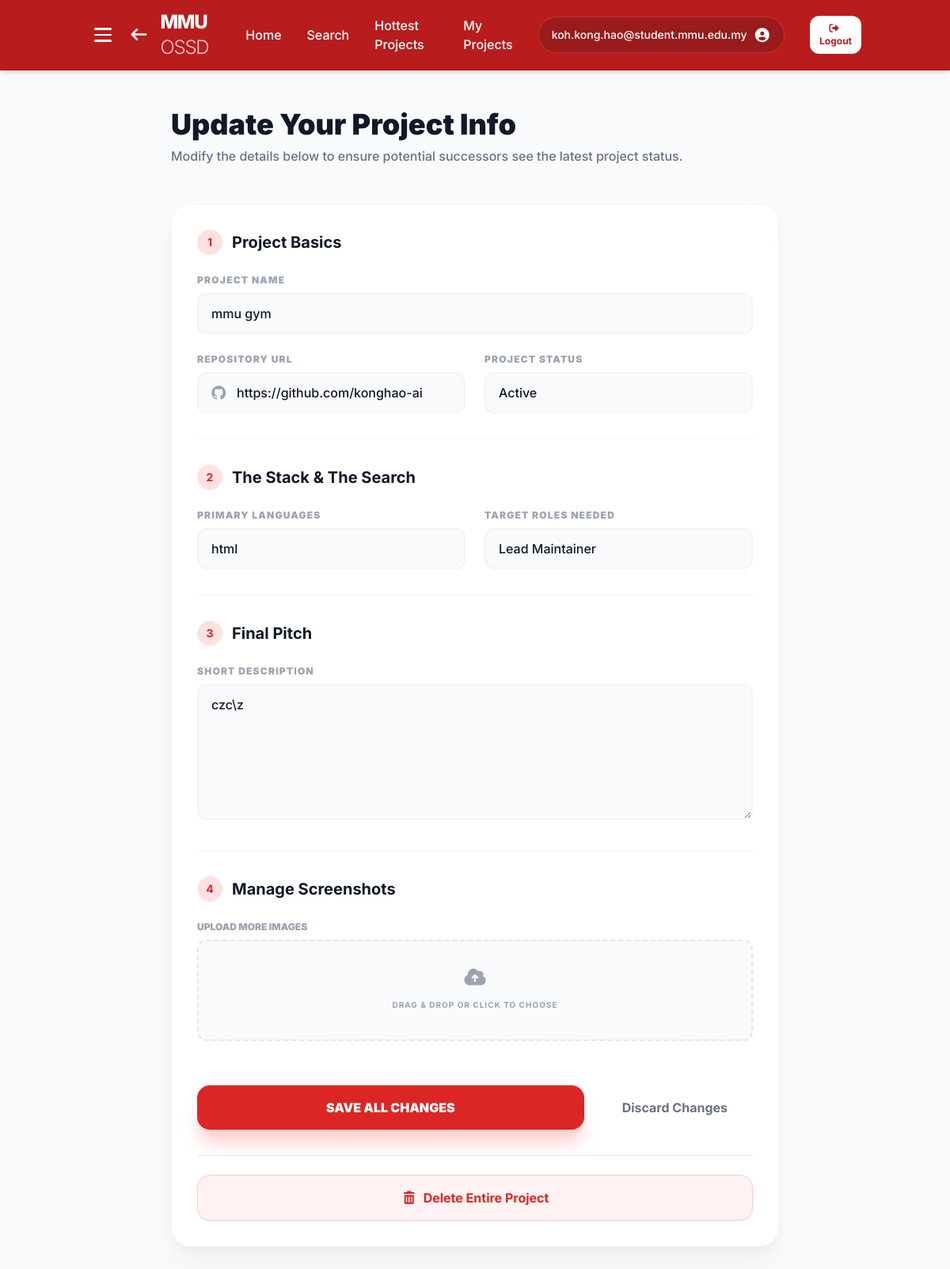
The app's page /edit_project/2 (signed in), older data.
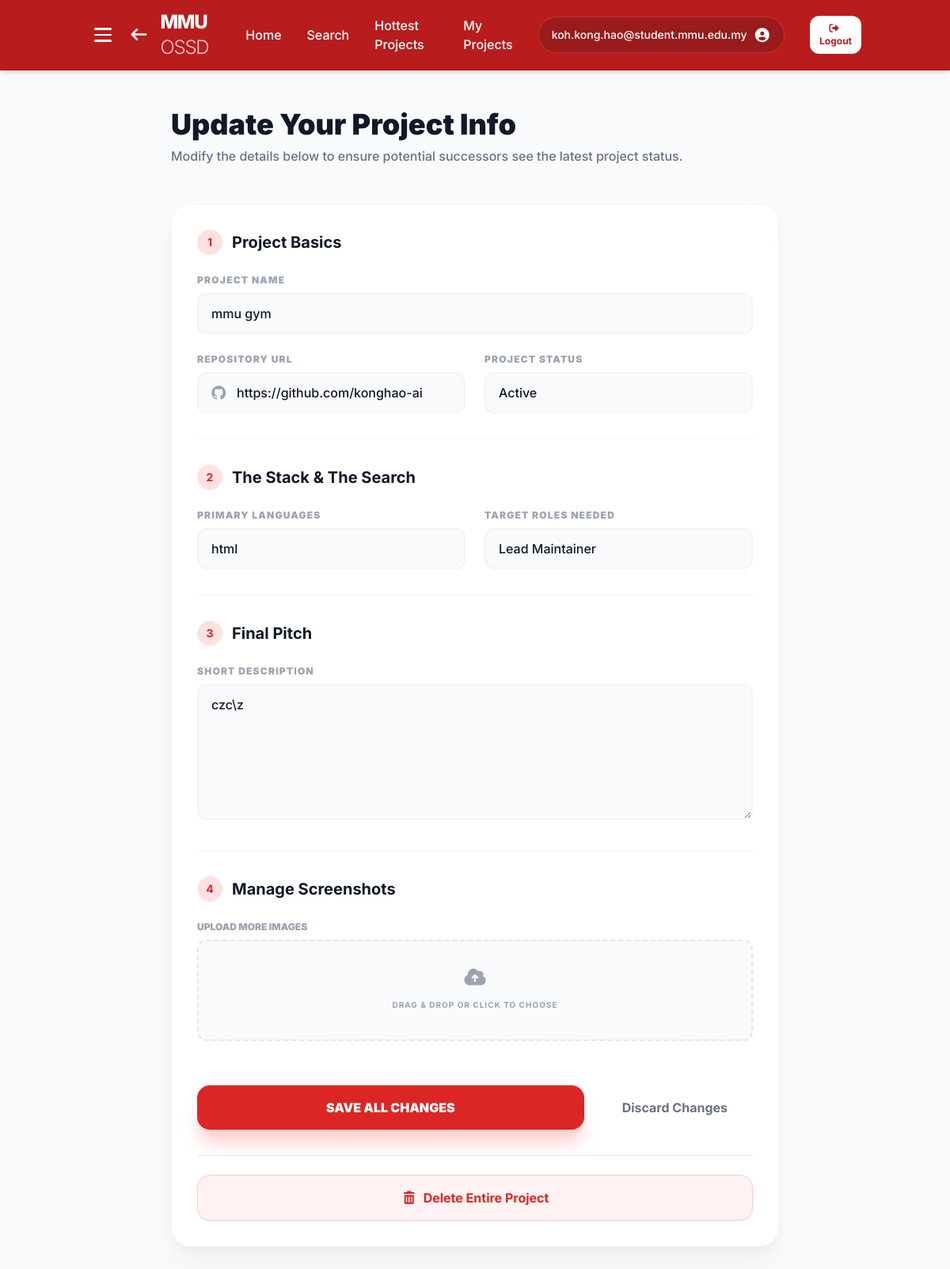
The same page, newer data.
### website/models.py (models this page shows)
class Project(db.Model):
    __tablename__ = 'projects'
    id = db.Column(db.Integer, primary_key=True, autoincrement=True)
    user_id = db.Column(db.Integer, db.ForeignKey('users.id', ondelete='CASCADE'), nullable=False)
    project_name = db.Column(db.String(255), nullable=False)
    description = db.Column(db.Text, default='')
    status = db.Column(db.String(50), nullable=False, default='Active')
    repo_url = db.Column(db.String(255), default='')
    languages = db.Column(db.String(255), default='')
    roles_needed = db.Column(db.String(255), default='')
    contributors = db.Column(db.String(50), default='1')
    created_at = db.Column(db.DateTime, nullable=False, default=datetime.now(MYT))
    views = db.Column(db.Integer, default=0)
    images = db.relationship('ProjectImage', backref='project', lazy=True, cascade='all, delete-orphan')
    suggestions = db.relationship('Suggestion', backref='project', lazy=True, cascade='all, delete-orphan')
    members = db.relationship('ProjectMember', backref='project', lazy='subquery', cascade='all, delete-orphan')
    stars = db.relationship('ProjectStar', backref='project', lazy=True, cascade='all, delete-orphan')

### website/views.py (the view, shortened to what this page needs)
@views.route('/edit_project/<int:project_id>', methods=['GET', 'POST'])
def edit_project(project_id):
    current_user = get_current_user()
    if not current_user:
        flash("Please login to edit projects.", "error")
        return redirect(url_for('views.login'))
    project = Project.query.get_or_404(project_id)
    current_user_role = None
    if project.user_id == current_user.id:
        current_user_role = 'owner'
    else:
        member_record = ProjectMember.query.filter_by(project_id=project.id, user_id=current_user.id).first()
        if member_record:
            current_user_role = member_record.role
    if current_user_role not in ['owner', 'admin']:
        flash("Permission Denied: Only project owners and admins can edit this project.", "error")
        return redirect(url_for('views.project_page', project_id=project.id))
    return render_template("Edit_Project.html", project=project, current_user=current_user, current_user_role=current_user_role)

### website/views.py (called while the page is built)
def get_current_user():
    email = session.get('user_email', 'student@mmu.edu.my')
    user = User.query.filter_by(email=email).first()
    return user

### website/templates/Edit_Project.html (shortened to what the changed rows need)
<!DOCTYPE html>
<html lang="en">
<head>
    <script src="https://cdn.tailwindcss.com"></script>
    <link href="https://cdnjs.cloudflare.com/ajax/libs/font-awesome/7.0.1/css/all.min.css" rel="stylesheet">
</head>
<body class="bg-gray-50 text-gray-900">
    <nav class="bg-red-700 text-white shadow-md sticky top-0 z-50">
        <div class="container mx-auto px-6 py-3 flex items-center justify-between">
            <div class="flex items-center gap-4">
                <a href="{{ url_for('views.home') }}" class="hover:opacity-80 transition flex items-center gap-4">
                    <h1 class="text-2xl font-extrabold tracking-tighter">
                        MMU <span class="font-light text-red-200">OSSD</span>
                    </h1>
                </a>
            </div>
        </div>
    </nav>
    <main class="container mx-auto px-6 py-12">
        <div class="max-w-3xl mx-auto">
            <div class="mb-12 text-center md:text-left">
                <h2 class="text-4xl font-black text-gray-900 mb-2">Update Your Project Info</h2>
            </div>
            <div class="bg-white rounded-3xl shadow-xl shadow-gray-200/50 border border-gray-100 overflow-hidden">
                <form action="{{ url_for('views.edit_project', project_id=project.id) }}" method="POST"
                    enctype="multipart/form-data" class="p-8 space-y-8">
                    <section class="space-y-6">
                        <div class="grid grid-cols-1 gap-6">
                            <div>
                                <label class="block text-xs font-black text-gray-400 uppercase tracking-widest mb-2">Project Name</label>
                                {% if project.user_id == current_user.id %}
                                    <input type="text" name="project_name" value="{{ project.project_name }}"
                                        class="w-full bg-gray-50 border-2 border-gray-100 rounded-xl px-4 py-3 focus:border-red-500 focus:bg-white outline-none transition font-medium">
                                {% else %}
                                    <input type="text" value="{{ project.project_name }}" readonly
                                        class="w-full bg-gray-100 border-2 border-gray-200 text-gray-500 rounded-xl px-4 py-3 cursor-not-allowed font-medium">
                                {% endif %}
                            </div>
                            <div class="grid grid-cols-1 md:grid-cols-2 gap-6">
                                <div>
                                    <div class="relative">
                                        <i class="fab fa-github absolute left-4 top-1/2 -translate-y-1/2 text-gray-400 text-lg"></i>
                                        {% if project.user_id == current_user.id %}
                                            <input type="url" name="repo_url" value="{{ project.repo_url }}"
                                                class="w-full bg-gray-50 border-2 border-gray-100 rounded-xl pl-12 pr-4 py-3 focus:border-red-500 focus:bg-white outline-none transition font-medium">
                                        {% else %}
                                            <input type="url" value="{{ project.repo_url }}" readonly
                                                class="w-full bg-gray-100 border-2 border-gray-200 text-gray-500 rounded-xl pl-12 pr-4 py-3 cursor-not-allowed font-medium">
                                        {% endif %}
                                    </div>
                                </div>
                                <div>
                                    <label class="block text-xs font-black text-gray-400 uppercase tracking-widest mb-2">Project Status</label>
                                    {% if current_user_role in ['owner', 'admin'] %}
                                        <select name="status" class="w-full bg-gray-50 border-2 border-gray-100 rounded-xl px-4 py-3 focus:border-red-500 focus:bg-white outline-none transition font-medium appearance-none">
                                            <option value="Active" {% if project.status == 'Active' %}selected{% endif %}>Active</option>
                                        </select>
                                    {% else %}
                                        <input type="text" value="{{ project.status }}" readonly
                                            class="w-full bg-gray-100 border-2 border-gray-200 text-gray-500 rounded-xl px-4 py-3 cursor-not-allowed font-medium">
                                    {% endif %}
                                </div>
                            </div>
                            </div>
                    </section>
                    <section class="space-y-6">
                        <div class="grid grid-cols-1 md:grid-cols-2 gap-6">
                            <div>
                                <label class="block text-xs font-black text-gray-400 uppercase tracking-widest mb-2">Primary Languages</label>
                                <input type="text" name="languages" value="{{ project.languages }}"
                                    class="w-full bg-gray-50 border-2 border-gray-100 rounded-xl px-4 py-3 focus:border-red-500 focus:bg-white outline-none transition font-medium">
                            </div>
                            <div>
                                <label class="block text-xs font-black text-gray-400 uppercase tracking-widest mb-2">Target Roles Needed</label>
                                <select name="roles_needed"
                                    class="w-full bg-gray-50 border-2 border-gray-100 rounded-xl px-4 py-3 focus:border-red-500 focus:bg-white outline-none transition font-medium appearance-none">
                                    <option value="Lead Maintainer" {% if project.roles_needed=='Lead Maintainer' %}selected{% endif %}>Lead Maintainer</option>
                                </select>
                            </div>
                        </div>
                    </section>
                    <section class="space-y-6">
                        <div>
                            <label class="block text-xs font-black text-gray-400 uppercase tracking-widest mb-2">Short Description</label>
                            <textarea name="description" rows="6"
                                class="w-full bg-gray-50 border-2 border-gray-100 rounded-xl px-4 py-3 focus:border-red-500 focus:bg-white outline-none transition font-medium">{{ project.description }}</textarea>
                        </div>
                    </section>
                </form>
            </div>
        </div>
    </main>
</body>
</html>

Row changes from the older to the newer data that the page shows:
changed Project "mmu gym": status "Active" → (not shown)
Text that changed along with them:
form field status: (not shown) → "Active"
